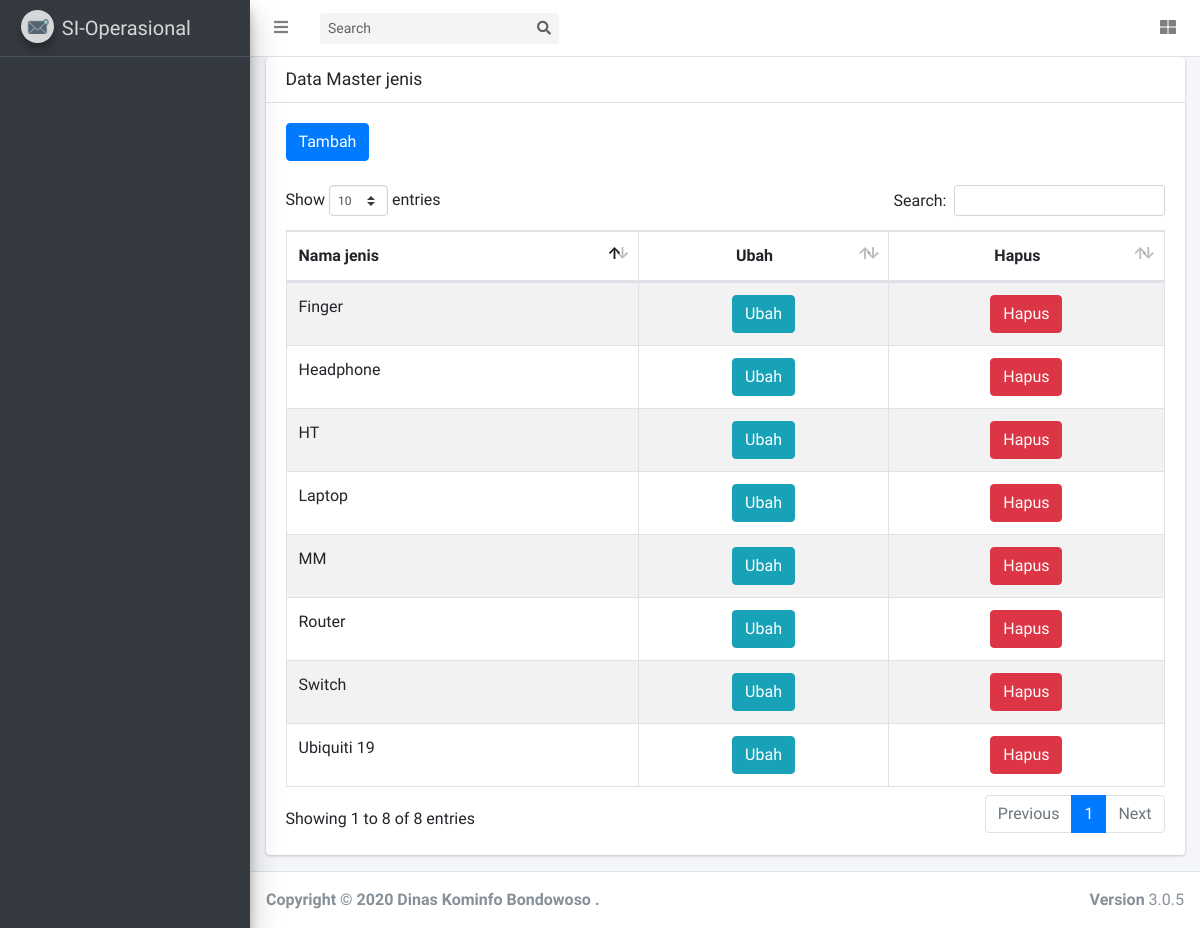
/index.php/jenis, run on the app's committed database.
### tables this page shows
CREATE TABLE `tbl_jenis` (
  `id_jenis` int(11) NOT NULL,
  `nama_jenis` varchar(255) DEFAULT NULL
);

### application/controllers/Jenis.php (called while the page is built, shortened)
<?php
class jenis extends CI_Controller {
	function __construct(){
        $this->load->model('Main_model', 'main');
        $this->load->library('session');
    }
	public function index()
	{
        $id_role 				    = $this->session->userdata('id_role');
		$data['menu'] 			    = $this->main->get_menu_selected($id_role);
        $data['jenis'] 		    = $this->main->get_data('tbl_jenis');
		$this->load->view('jenis/index',$data);
	}
}

### index.php (called while the page is built, shortened)
<?php
require_once BASEPATH.'core/CodeIgniter.php';

### application/models/Main_model.php (called while the page is built, shortened)
<?php
class Main_model extends CI_Model
{
    function get_data($table)
    {
        $query = $this->db->get($table);
        return $query->result();
    }
    function get_menu_selected($role_id)
    {
        $this->db->select('*')
            ->from('tbl_user_access')
            ->join('tbl_sub_menu', 'tbl_user_access.id_sub_menu = tbl_sub_menu.id_sub_menu')
            ->join('tbl_menu', 'tbl_menu.id_menu = tbl_sub_menu.id_menu')
            ->where('tbl_user_access.id_role =', $role_id)
            ->group_by('tbl_menu.id_menu');
        $query = $this->db->get();
        return $query->result();
    }
}

### application/views/jenis/index.php (the view, shortened to what this page needs)
<!DOCTYPE html>
<html lang="en">
<head>
</head>
<body class="hold-transition sidebar-mini layout-fixed layout-navbar-fixed layout-footer-fixed">
<div class="wrapper">
  <div class="content-wrapper">
    <section class="content">
      <div class="container-fluid">
        <div class="card">
          <div class="card-header">
            <h3 class="card-title">Data Master jenis</h3>
          </div>
          <div class="card-body">
            <table id="example1" class="table table-bordered table-striped">
              <button type="button" class="btn btn-primary" onclick="window.location.href='<?= site_url();?>/jenis/add_data';">Tambah</button>
              <br>
                <br>
              <thead>
              <tr>
                <th>Nama jenis</th>
                <th style="text-align:center;">Ubah</th>
                <th style="text-align:center;">Hapus</th>
              </tr>
              </thead>
              <tbody>
                <?php foreach($jenis as $row_jenis){?>
                    <tr>
                        <td><?= $row_jenis->nama_jenis;?></td>
                        <td style="text-align:center;"><a style="color:white;" type="button" href="<?= site_url('jenis/edit_data/').$row_jenis->id_jenis ;?>" class="btn btn-info" > Ubah</a</td>
                        <td style="text-align:center;"><button type="button" class="btn btn-danger" data-toggle="modal" data-target="#delete<?= $row_jenis->id_jenis?>"> Hapus</button</td>
                    </tr>
                <?php } ?>
              </tbody>
            </table>
          </div>
      </div>
    </section>
    </div>
</body>
</html>

### data on the page
tbl_jenis: nama_jenis "Router"
tbl_jenis: nama_jenis "Switch"
tbl_jenis: nama_jenis "Ubiquiti 19"
tbl_jenis: nama_jenis "HT"
tbl_jenis: nama_jenis "Headphone"
tbl_jenis: nama_jenis "Laptop"
tbl_jenis: nama_jenis "MM"
tbl_jenis: nama_jenis "Finger"
